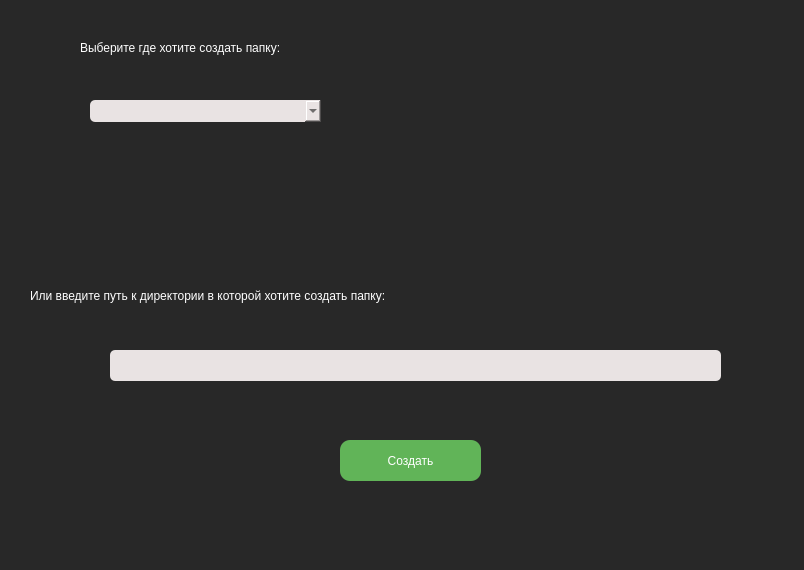
<?xml version="1.0" encoding="UTF-8"?>
<ui version="4.0">
 <class>MainWindow</class>
 <widget class="QMainWindow" name="MainWindow">
  <property name="geometry">
   <rect>
    <x>0</x>
    <y>0</y>
    <width>804</width>
    <height>570</height>
   </rect>
  </property>
  <property name="windowTitle">
   <string>MainWindow</string>
  </property>
  <property name="styleSheet">
   <string notr="true">background-color: #282828;
color:#ffffff;
font: 15pt &quot;Courier New&quot;;</string>
  </property>
  <widget class="QWidget" name="centralwidget">
   <widget class="QLabel" name="label">
    <property name="geometry">
     <rect>
      <x>80</x>
      <y>40</y>
      <width>531</width>
      <height>16</height>
     </rect>
    </property>
    <property name="text">
     <string>Выберите где хотите создать папку:</string>
    </property>
   </widget>
   <widget class="QPushButton" name="pushButton_2">
    <property name="geometry">
     <rect>
      <x>340</x>
      <y>440</y>
      <width>141</width>
      <height>41</height>
     </rect>
    </property>
    <property name="styleSheet">
     <string notr="true">QPushButton{
	background-color:#61B458;
	font:15pt &quot;Times New Roman&quot;;
	color:white;
	border-radius:10px;
}
QPushButton:pressed{
background-color:#4de941;
}</string>
    </property>
    <property name="text">
     <string>Создать</string>
    </property>
   </widget>
   <widget class="QLineEdit" name="lineEdit">
    <property name="geometry">
     <rect>
      <x>110</x>
      <y>350</y>
      <width>611</width>
      <height>31</height>
     </rect>
    </property>
    <property name="styleSheet">
     <string notr="true">background-color:#E9E3E3;
border-radius: 5px;
color:#282828;</string>
    </property>
   </widget>
   <widget class="QComboBox" name="comboBox">
    <property name="geometry">
     <rect>
      <x>90</x>
      <y>100</y>
      <width>231</width>
      <height>22</height>
     </rect>
    </property>
    <property name="styleSheet">
     <string notr="true">background-color:#E9E3E3;
border-radius: 5px;
color:#282828;</string>
    </property>
    <item>
     <property name="text">
      <string/>
     </property>
    </item>
    <item>
     <property name="text">
      <string>Рабочий стол</string>
     </property>
    </item>
    <item>
     <property name="text">
      <string>Папка пользователя</string>
     </property>
    </item>
    <item>
     <property name="text">
      <string>Загрузки</string>
     </property>
    </item>
   </widget>
   <widget class="QLabel" name="label_2">
    <property name="geometry">
     <rect>
      <x>30</x>
      <y>270</y>
      <width>761</width>
      <height>51</height>
     </rect>
    </property>
    <property name="text">
     <string>Или введите путь к директории в которой хотите создать папку:</string>
    </property>
   </widget>
  </widget>
  <widget class="QStatusBar" name="statusbar"/>
 </widget>
 <resources/>
 <connections/>
</ui>
